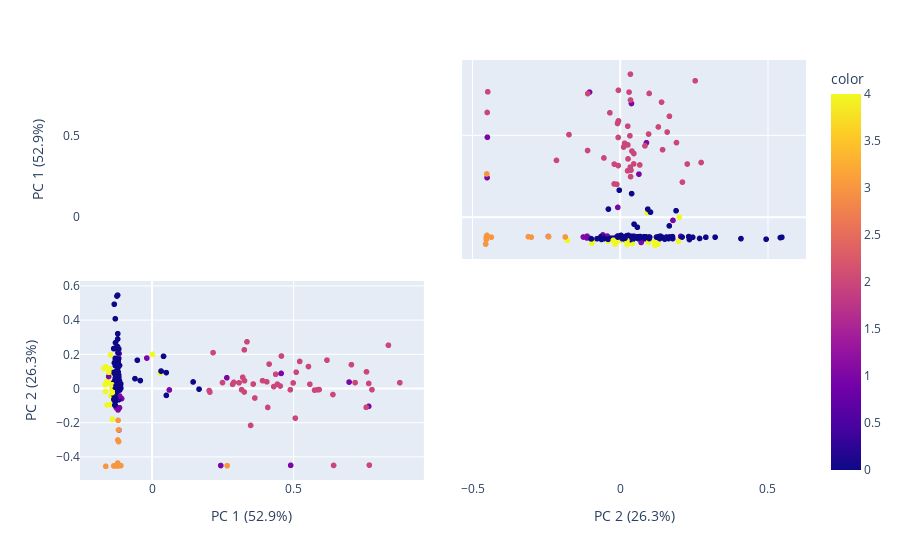

The notebook cell saved with this chart:
### Code cell
from sklearn.decomposition import PCA

pca = PCA(n_components=2)
components1 = pca.fit_transform(data_final.drop('y_km', axis=1))
labels = {
    str(i): f"PC {i+1} ({var:.1f}%)"
    for i, var in enumerate(pca.explained_variance_ratio_ * 100)
}

fig = px.scatter_matrix(
    components,
    labels=labels,
    dimensions=range(2),
    color=data_final["y_km"]
)
fig.update_traces(diagonal_visible=False)
fig.show()

### Figure 1 — Plotly figure (JSON) as saved in the notebook; plotly's stock layout.template omitted (floating-point values rounded to 4 significant figures; data arrays with more than 128 entries replaced by an {"elided": "..."} marker saying what was removed)
{"data": [{"diagonal": {"visible": false}, "dimensions": [{"axis": {"matches": true}, "label": "PC 1 (52.9%)", "values": {"elided": "277 float values"}}, {"axis": {"matches": true}, "label": "PC 2 (26.3%)", "values": {"elided": "277 float values"}}], "hovertemplate": "%{xaxis.title.text}=%{x}<br>%{yaxis.title.text}=%{y}<br>color=%{marker.color}<extra></extra>", "legendgroup": "", "marker": {"color": {"elided": "277 int values"}, "coloraxis": "coloraxis", "symbol": "circle"}, "name": "", "showlegend": false, "type": "splom"}], "layout": {"coloraxis": {"colorbar": {"title": {"text": "color"}}, "colorscale": [[0, "#0d0887"], [0.1111, "#46039f"], [0.2222, "#7201a8"], [0.3333, "#9c179e"], [0.4444, "#bd3786"], [0.5556, "#d8576b"], [0.6667, "#ed7953"], [0.7778, "#fb9f3a"], [0.8889, "#fdca26"], [1, "#f0f921"]]}, "dragmode": "select", "legend": {"tracegroupgap": 0}, "margin": {"t": 60}}}
